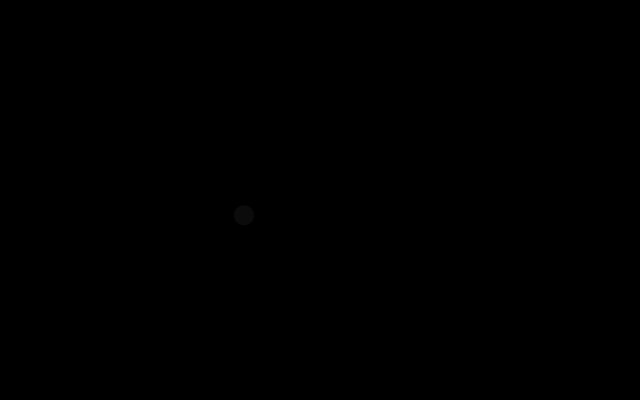
Frame 1 (no input)
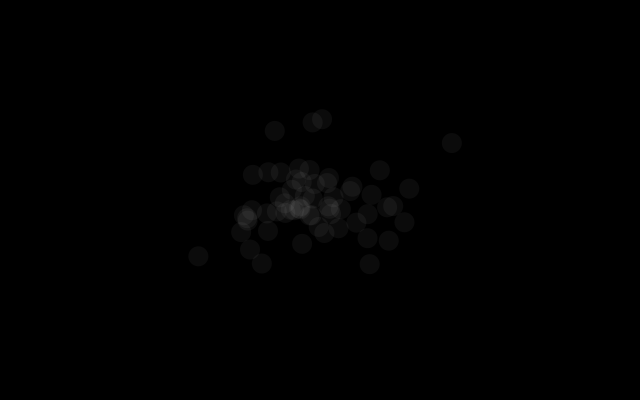
Frame 60 (the mouse pressed at the canvas centre just before this capture)
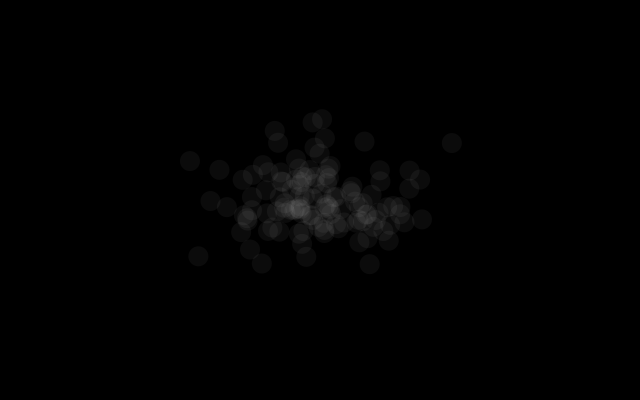
Frame 120 (the mouse held since frame 60 and released just before this capture)

The Processing sketch that drew these frames (run headless with seeded random() and noise(); from frame 60 on, the mouse is pressed at the canvas centre):

// Processing sketch: sketch_Excercise1_4_2DGaussian
// ── sketch_Excercise1_4_2DGaussian.pde
import java.util.Random;

Random generator;

void setup(){
  size(640, 400);
  background(0);
  generator = new Random();
}

void draw(){
  float numX = (float) generator.nextGaussian();
  float numY = (float) generator.nextGaussian();
  float sdX = 50;
  float sdY = 30;
  float meanX = width/2;
  float meanY = height/2;
  
  float x = numX*sdX + meanX;
  float y = numY*sdY + meanY;
  
  noStroke();
  fill(255, 11);
  ellipse(x, y, 20, 20);
}
  
